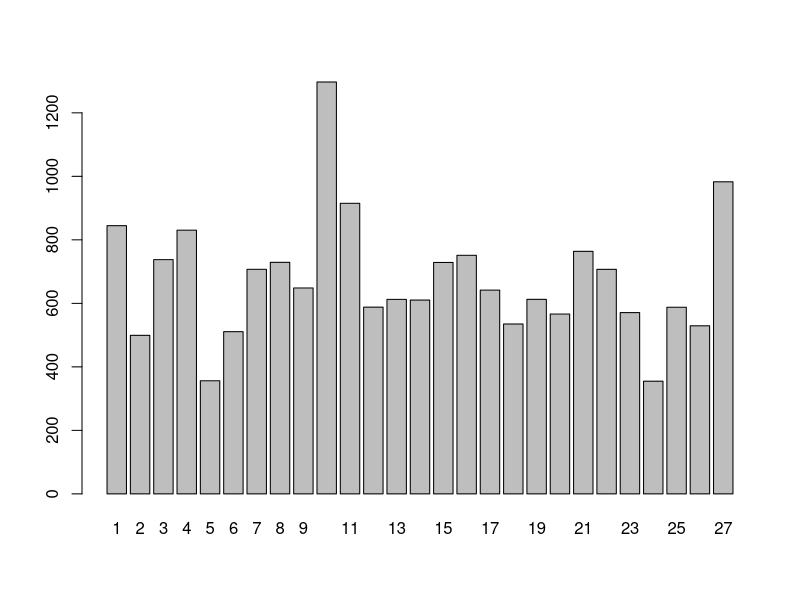
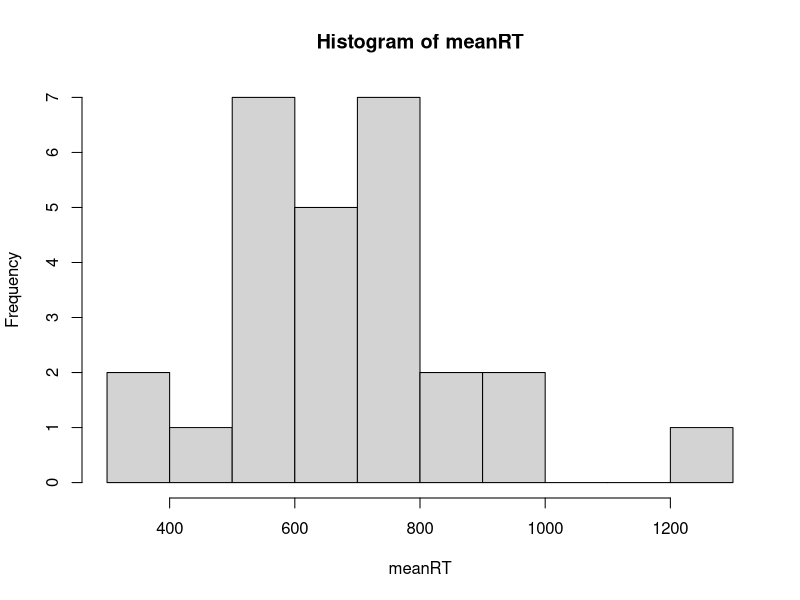
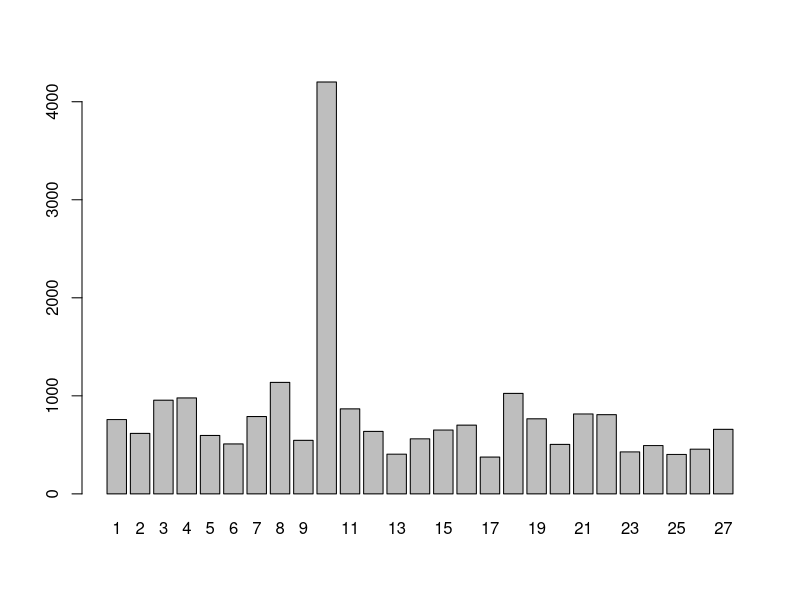
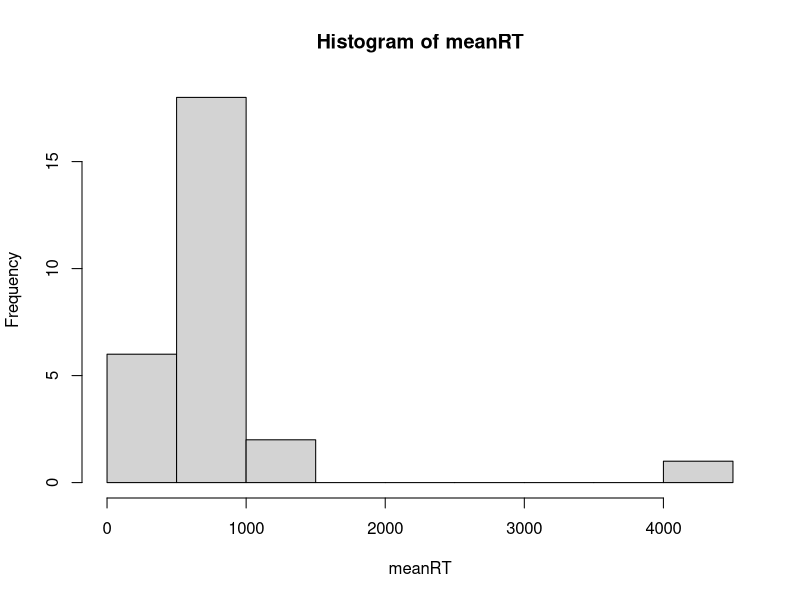
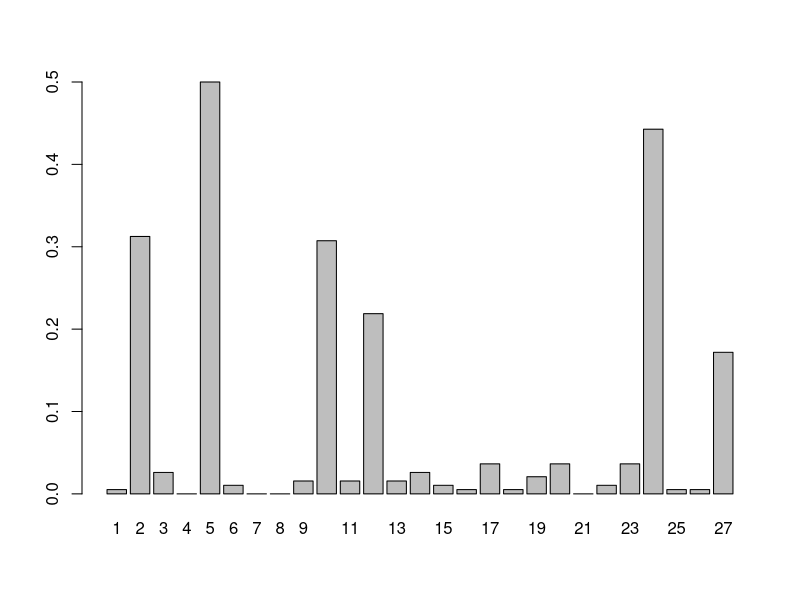
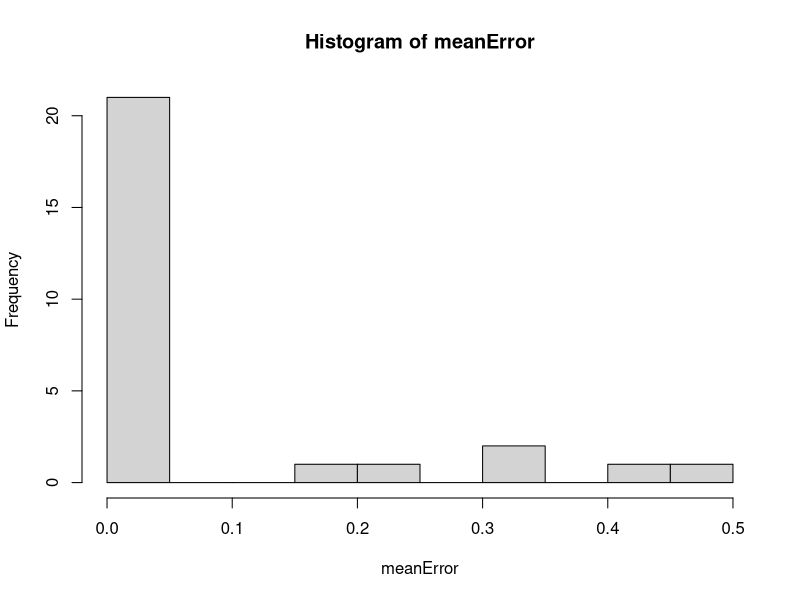
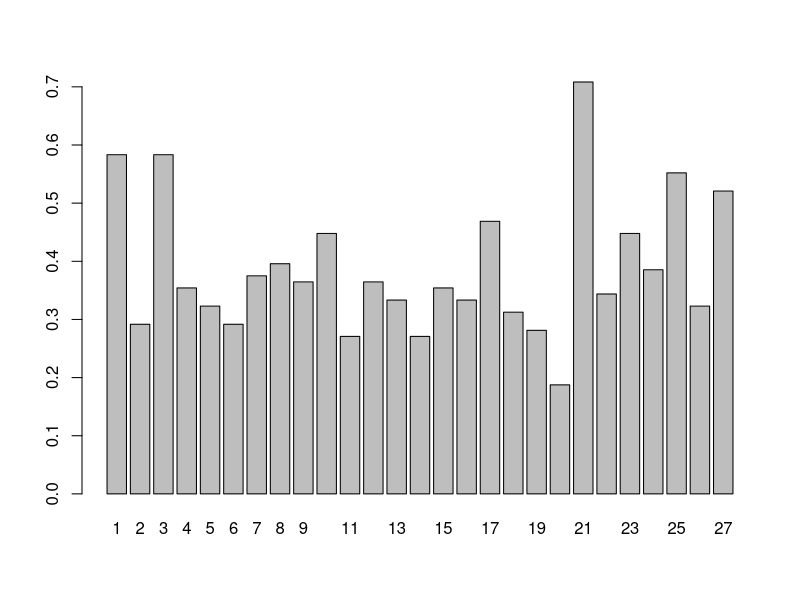
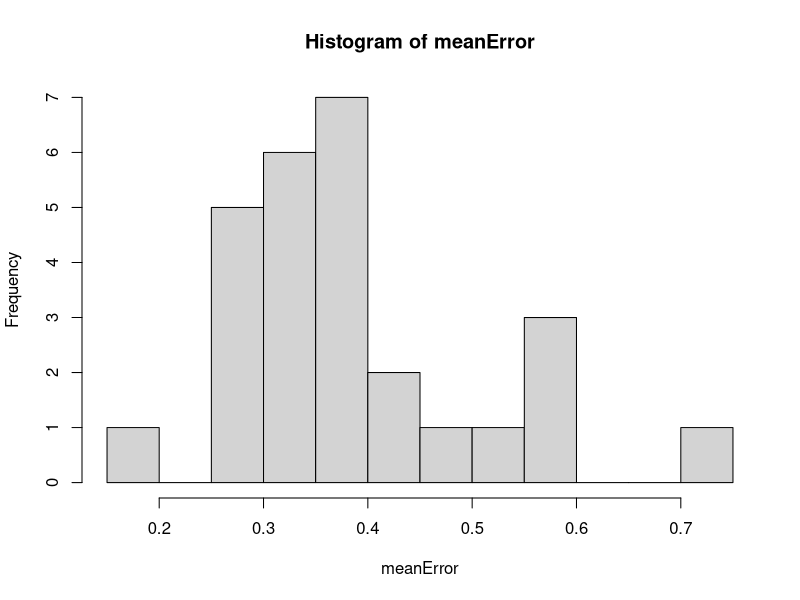

Write the R code that produced these figures, in order.
# Data cleaning and inspection for bad subjects
dat = read.delim("cleaned_data.txt", stringsAsFactors=F)

# break off indiv. blocks to make things easier
dat2 = dat[dat$Block == 2,]
dat3 = dat[dat$Block == 3,]

# Look for people with insanely fast RTs -- they're just jamming a button
meanRT = tapply(dat2$RT, INDEX=dat2$ID, FUN=mean, na.rm=T)
meanRT
barplot(meanRT)
hist(meanRT, breaks=10)

meanRT = tapply(dat3$RT, INDEX=dat3$ID, FUN=mean, na.rm=T)
meanRT
barplot(meanRT)
hist(meanRT, breaks=10)

# who's doing shitty?
meanError = tapply(dat2$Error, INDEX=dat2$ID, FUN=mean, na.rm=T)
meanError
barplot(meanError)
hist(meanError, breaks=10)
# Looks like we have some shitty subjects

meanError = tapply(dat3$Error, INDEX=dat3$ID, FUN=mean, na.rm=T)
meanError
barplot(meanError)
hist(meanError, breaks=10)

# I find that significance testing sometimes works well for
  # subject inclusion/exclusion.
# We want participants whose behavior would be weird (p<.01)
  # if they were totally inaccurate.

# What's the critical accuracy for p<.01?
  # How many trials do we have / subject?
dim(dat2[dat2$ID==2,]) # 192 rows / subject
table(dat2$ID)
table(dat2$fixation[dat2$ID==2]) # 64+64+64 = 192
# Probability of getting trial correct by chance is 50%
# so what's the critical number of correct trials to be 
  # not an asshole, p<.01?
alpha = .01
qbinom(p = 1-alpha, 
       size = 192,
       prob=.5)
# grab subjects who got <112 correct
tab = 192 - tapply(dat2$Error, dat2$ID, FUN=sum)
badTab = tab[tab < 112]
# make a log of it
badSubs2 = data.frame("ID" = names(badTab),
                     "Block" = 2,
                     "correctCount" = badTab,
                     "reason" = "Bad accuracy")
# Repeat for Block 3
table(dat3$ID) # 96 trials/subject
# grab subjects who got <112 correct
tab = 192 - tapply(dat3$Error, dat3$ID, FUN=sum)
badTab = tab[tab < 112]
# critical number of correct?
alpha = .01
qbinom(p = 1-alpha, 
       size = 96,
       prob=.5) # 59
# grab subjects who got <59 correct
tab = 96 - tapply(dat3$Error, dat3$ID, FUN=sum)
badTab = tab[tab < 59]
# make a log of it
badSubs3 = data.frame("ID" = names(badTab),
                     "Block" = 3,
                     "correctCount" = badTab,
                     "reason" = "Bad accuracy")
# combine the data tables
badSubs = rbind(badSubs2, badSubs3)

